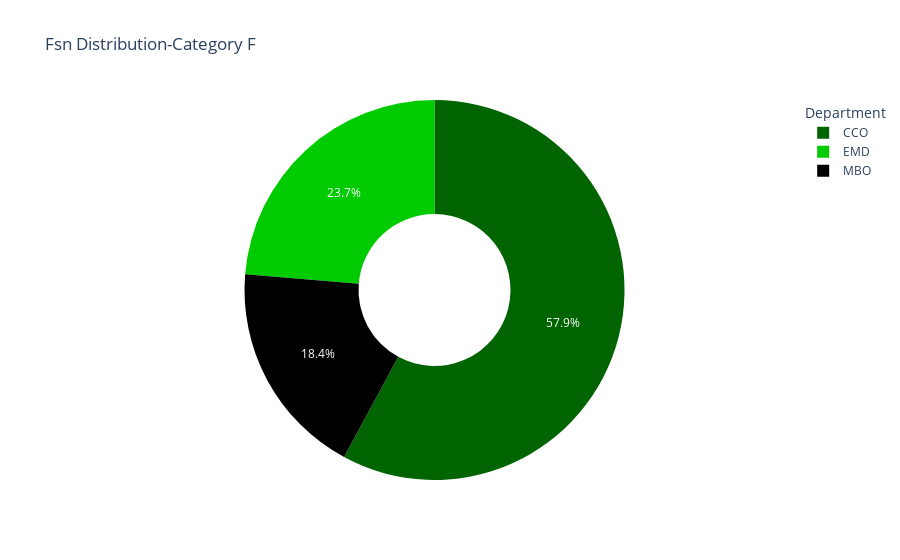

Write notebook code for a chart like this one.
### Code cell
#Pie chart for 'F' Category
fig_f = px.pie(df_f, names = 'Dept', title = 'Fsn Distribution-Category F', hole = .4,
              color_discrete_sequence = ['darkgreen'])
fig_f.update_layout(showlegend = True, legend = dict(title='Department'))
fig_f.show()

### Figure 1 — Plotly figure (JSON) as saved in the notebook; plotly's stock layout.template omitted (floating-point values rounded to 4 significant figures)
{"data": [{"domain": {"x": [0, 1], "y": [0, 1]}, "hole": 0.4, "hovertemplate": "Dept=%{label}<extra></extra>", "labels": ["MBO", "EMD", "EMD", "EMD", "EMD", "CCO", "CCO", "CCO", "CCO", "CCO", "CCO", "CCO", "CCO", "CCO", "MBO", "MBO", "MBO", "MBO", "MBO", "EMD", "EMD", "EMD", "EMD", "CCO", "CCO", "CCO", "CCO", "MBO", "EMD", "CCO", "CCO", "CCO", "CCO", "CCO", "CCO", "CCO", "CCO", "CCO"], "legendgroup": "", "name": "", "showlegend": true, "type": "pie"}], "layout": {"legend": {"title": {"text": "Department"}, "tracegroupgap": 0}, "piecolorway": ["darkgreen"], "showlegend": true, "title": {"text": "Fsn Distribution-Category F"}}}
